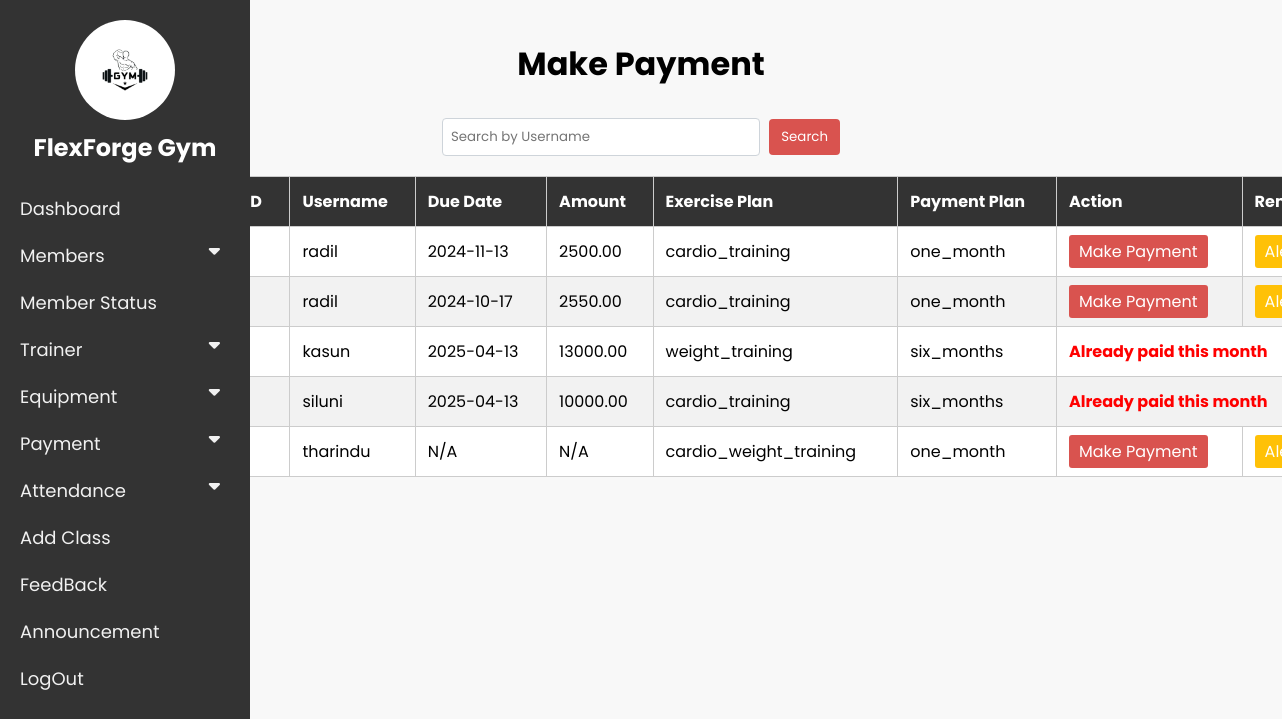
Page /admin/make_payment.php on the committed database.
### tables this page shows
CREATE TABLE IF NOT EXISTS `payments` (
  `payment_id` int NOT NULL AUTO_INCREMENT,
  `member_id` int DEFAULT NULL,
  `training_type` varchar(50) DEFAULT NULL,
  `period` varchar(20) DEFAULT NULL,
  `amount` decimal(10,2) DEFAULT NULL,
  `payment_date` date DEFAULT NULL,
  `due_date` date NOT NULL,
  `payment_status` varchar(10) DEFAULT NULL,
  PRIMARY KEY (`payment_id`),
  KEY `member_id` (`member_id`)
);

CREATE TABLE IF NOT EXISTS `memberregister` (
  `member_id` int NOT NULL AUTO_INCREMENT,
  `fullname` varchar(255) DEFAULT NULL,
  `username` varchar(255) DEFAULT NULL,
  `password` varchar(255) DEFAULT NULL,
  `dob` date DEFAULT NULL,
  `gender` varchar(10) DEFAULT NULL,
  `registration_date` date DEFAULT NULL,
  `contact` varchar(15) DEFAULT NULL,
  `email` varchar(255) DEFAULT NULL,
  `address` text,
  `exercise_plan` varchar(255) DEFAULT NULL,
  `payment_plan` varchar(255) DEFAULT NULL,
  PRIMARY KEY (`member_id`)
);

### admin/make_payment.php (the view, shortened to what this page needs)
<?php
include 'dashboard.php';
include '../Components/DatabaseConnection.php';
$searchTerm = isset($_POST['search']) ? $_POST['search'] : '';
$sql = "SELECT m.member_id, m.username, m.exercise_plan, m.payment_plan, p.due_date, p.amount
        FROM memberregister AS m
        LEFT JOIN payments AS p ON m.member_id = p.member_id";
$result = $conn->query($sql);
$currentMonth = date('m');
$currentYear = date('Y');
?>
<div class="container">
    <h1>Make Payment</h1>
    <div class="search-container">
        <form method="POST" action="">
            <input type="text" name="search" placeholder="Search by Username" value="<?php echo htmlspecialchars($searchTerm); ?>">
            <button type="submit">Search</button>
        </form>
    </div>
    <table>
        <thead>
            <tr>
                <th>Member ID</th>
                <th>Username</th>
                <th>Due Date</th>
                <th>Amount</th>
                <th>Exercise Plan</th>
                <th>Payment Plan</th>
                <th>Action</th>
                <th>Reminder</th>
            </tr>
        </thead>
        <tbody>
            <?php
            if ($result->num_rows > 0) {
                while ($row = $result->fetch_assoc()) {
                    $hasPaid = false;
                    $checkPaymentSql = "SELECT * FROM payments WHERE member_id = " . htmlspecialchars($row['member_id']) . "
                                        AND MONTH(due_date) = '$currentMonth'
                                        AND YEAR(due_date) = '$currentYear'";
                    $paymentResult = $conn->query($checkPaymentSql);
                    if ($paymentResult && $paymentResult->num_rows > 0) {
                        $hasPaid = true;
                    }
                    echo "<tr>";
                    echo "<td>" . htmlspecialchars($row['member_id']) . "</td>";
                    echo "<td>" . htmlspecialchars($row['username']) . "</td>";
                    echo "<td>" . (!empty($row['due_date']) ? htmlspecialchars($row['due_date']) : "N/A") . "</td>";
                    echo "<td>" . (!empty($row['amount']) ? htmlspecialchars($row['amount']) : "N/A") . "</td>";
                    echo "<td>" . htmlspecialchars($row['exercise_plan']) . "</td>";
                    echo "<td>" . htmlspecialchars($row['payment_plan']) . "</td>";
                    if ($hasPaid) {
                        echo "<td colspan='2' class='alert'>Already paid this month</td>";
                    } else {
                        echo "<td><a href='make_payment_2.php?member_id=" . htmlspecialchars($row['member_id']) . "' class='btn btn-primary'>Make Payment</a></td>";
                        echo "<td><a href='send_reminder.php?member_id=" . htmlspecialchars($row['member_id']) . "' class='btn btn-warning'>Alert</a></td>";
                    }
                    echo "</tr>";
                }
            } else {
                echo "<tr><td colspan='8' class='text-center'>No members found</td></tr>";
            }
            ?>
        </tbody>
    </table>
</div>

### admin/dashboard.php (shortened to what this page needs)
<!DOCTYPE html>
<html lang="en">
<head>
    <link rel="stylesheet" href="../css/dashboard.css">
</head>
<body>
    <div class="sidenav">
        <img src="../img/logo.jpg" alt="Gym Logo">
        <h2>FlexForge Gym</h2>
        <a href="dashboard_view.php">Dashboard</a>
        <button class="dropdown-btn">Members
            <i class="fas fa-caret-down"></i>
        </button>
        <a href="member_status.php">Member Status</a>
        <button class="dropdown-btn">Trainer
            <i class="fas fa-caret-down"></i>
        </button>
        <button class="dropdown-btn">Equipment
            <i class="fas fa-caret-down"></i>
        </button>
        <button class="dropdown-btn">Payment
            <i class="fas fa-caret-down"></i>
        </button>
        <button class="dropdown-btn">Attendance
            <i class="fas fa-caret-down"></i>
        </button>
        <a href="add_class.php">Add Class</a>
        <a href="feedback.php">FeedBack</a>
        <a href="add_announcement.php">Announcement</a>
        <a href="logout.php">LogOut</a>
    </div>
</body>
</html>

### css/dashboard.css (style rules this page uses)
* { font-family: "Poppins", sans-serif; margin: 0; padding: 0; }
body { padding-left: 200px; }
.sidenav { height: 100%; width: 250px; background-color: #5f6061; position: fixed; bottom: 0; left: 0; padding-top: 20px; }
.sidenav a { padding: 15px; text-decoration: none; font-size: 18px; color: white; display: block; }
.dropdown-btn { padding: 15px; font-size: 18px; color: white; background: none; border: none; text-align: left; cursor: pointer; outline: none; width: 100%; }

### admin/dashboard.php (style rules this page uses)
body { font-family: 'Poppins', sans-serif; margin: 0; padding: 0; background-color: #f0f0f0; }
.sidenav { height: 100%; width: 250px; position: fixed; left: 0; top: 0; background-color: #333; padding-top: 20px; z-index: 1000; }
.sidenav img { width: 100px; border-radius: 50%; display: block; margin: 0 auto 10px; }
.sidenav h2 { color: white; text-align: center; margin-bottom: 20px; }
.sidenav a, .dropdown-btn { padding: 10px 20px; text-decoration: none; font-size: 18px; color: #f1f1f1; display: block; background: none; text-align: left; border: none; outline: none; width: 100%; cursor: pointer; }
.fas.fa-caret-down { float: right; padding-right: 10px; }

### admin/make_payment.php (style rules this page uses)
body { font-family: Arial, sans-serif; margin: 0; padding: 20px; background-color: #f8f8f8; }
.container { max-width: 1500px; margin: 0 auto; padding: 20px; }
h1 { text-align: center; margin-bottom: 30px; }
table { width: 100%; border-collapse: collapse; margin-bottom: 20px; background-color: #fff; float: left; margin-left: 10%; }
table, th, td { border: 1px solid #ccc; }
th, td { padding: 12px; text-align: left; }
th { background-color: #333; color: white; }
tr:nth-child(even) { background-color: #f2f2f2; }
.btn { padding: 5px 10px; color: white; border: none; border-radius: 3px; cursor: pointer; text-decoration: none; }
.btn-primary { background-color: #d9534f; }
.btn-warning { background-color: #ffc107; }
.search-container { margin-bottom: 20px; text-align: center; }
.search-container input { padding: 8px; width: 300px; border: 1px solid #ced4da; border-radius: 4px; }
.search-container button { padding: 8px 12px; margin-left: 5px; background-color: #d9534f; color: white; border: none; border-radius: 4px; cursor: pointer; }
.alert { color: red; font-weight: bold; }

### rows in the picture
payments: member.username "radil", due_date "2024-11-13", amount "2500.00", member.exercise_plan "cardio_training", member.payment_plan "one_month"
payments: member.username "radil", due_date "2024-10-17", amount "2550.00", member.exercise_plan "cardio_training", member.payment_plan "one_month"
payments: member.username "kasun", due_date "2025-04-13", amount "13000.00", member.exercise_plan "weight_training", member.payment_plan "six_months", shows "Already paid this month"
payments: member.username "siluni", due_date "2025-04-13", amount "10000.00", member.exercise_plan "cardio_training", member.payment_plan "six_months", shows "Already paid this month"
memberregister: username "tharindu", shows "N/A", exercise_plan "cardio_weight_training", payment_plan "one_month"
